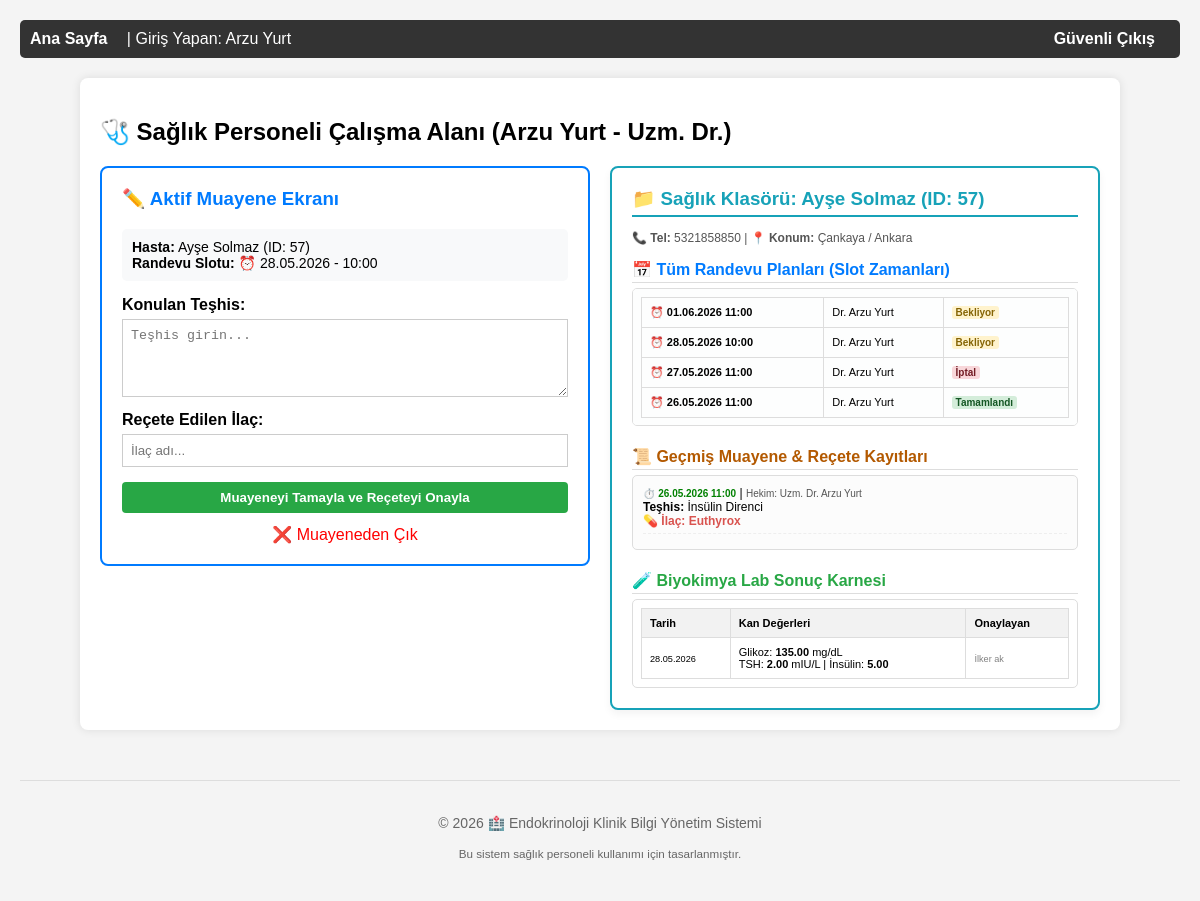
Screenshot of /doktor_hemsire.php?action=muayene&app_id=32 (signed in) with the database file from the repository.
### tables this page shows
CREATE TABLE `appointments` (
  `id` int(11) NOT NULL,
  `patient_id` int(11) DEFAULT NULL,
  `doctor_id` int(11) DEFAULT NULL,
  `appointment_date` datetime DEFAULT NULL,
  `status` enum('Bekliyor','Tamamlandı','İptal') DEFAULT 'Bekliyor'
);

CREATE TABLE `users` (
  `id` int(11) NOT NULL,
  `role_id` int(11) DEFAULT NULL,
  `username` varchar(50) DEFAULT NULL,
  `password` varchar(255) DEFAULT NULL,
  `full_name` varchar(100) DEFAULT NULL,
  `phone` varchar(20) DEFAULT NULL,
  `city` varchar(50) DEFAULT NULL,
  `district` varchar(50) DEFAULT NULL
);

CREATE TABLE `visits` (
  `id` int(11) NOT NULL,
  `patient_id` int(11) DEFAULT NULL,
  `doctor_id` int(11) DEFAULT NULL,
  `diagnosis` text DEFAULT NULL,
  `medication` varchar(255) DEFAULT NULL,
  `visit_date` datetime DEFAULT NULL
);

CREATE TABLE `lab_results` (
  `id` int(11) NOT NULL,
  `patient_id` int(11) DEFAULT NULL,
  `technician_id` int(11) DEFAULT NULL,
  `glucose` decimal(5,2) DEFAULT NULL,
  `tsh` decimal(5,2) DEFAULT NULL,
  `insulin` decimal(5,2) DEFAULT NULL,
  `test_date` timestamp NOT NULL DEFAULT current_timestamp()
);

### doktor_hemsire.php (the view, shortened to what this page needs)
<?php
include 'header.php';
require_once 'db.php';
$user_id = $_SESSION['user_id'];
$role_id = $_SESSION['role_id'];
$selected_patient_id = null;
$selected_app = null;
$patient_info = null;
$patient_history_visits = [];
$patient_history_labs = [];
$patient_history_apps = [];
if($role_id == 2 && isset($_GET['action']) && $_GET['action'] == 'muayene' && isset($_GET['app_id'])) {
    $stmt = $pdo->prepare("
        SELECT a.*, p.full_name as patient_name, p.phone as patient_phone, p.city as patient_city, p.district as patient_district
        FROM appointments a
        JOIN users p ON a.patient_id = p.id
        WHERE a.id = ? AND a.doctor_id = ? AND a.status = 'Bekliyor'
    ");
    $stmt->execute([$_GET['app_id'], $user_id]);
    $selected_app = $stmt->fetch(PDO::FETCH_ASSOC);
    if($selected_app) {
        $selected_patient_id = $selected_app['patient_id'];
        $patient_info = [
            'id' => $selected_app['patient_id'],
            'full_name' => $selected_app['patient_name'],
            'phone' => $selected_app['patient_phone'],
            'city' => $selected_app['patient_city'],
            'district' => $selected_app['patient_district']
        ];
    }
}
if($selected_patient_id) {
    $v_stmt = $pdo->prepare("SELECT v.*, d.full_name as doc_name FROM visits v JOIN users d ON v.doctor_id = d.id WHERE v.patient_id = ? ORDER BY v.visit_date DESC");
    $v_stmt->execute([$selected_patient_id]);
    $patient_history_visits = $v_stmt->fetchAll(PDO::FETCH_ASSOC);
    $l_stmt = $pdo->prepare("SELECT l.*, t.full_name as tech_name FROM lab_results l LEFT JOIN users t ON l.technician_id = t.id WHERE l.patient_id = ? ORDER BY l.test_date DESC");
    $l_stmt->execute([$selected_patient_id]);
    $patient_history_labs = $l_stmt->fetchAll(PDO::FETCH_ASSOC);
    $a_stmt = $pdo->prepare("SELECT a.*, d.full_name as doc_name FROM appointments a JOIN users d ON a.doctor_id = d.id WHERE a.patient_id = ? ORDER BY a.appointment_date DESC");
    $a_stmt->execute([$selected_patient_id]);
    $patient_history_apps = $a_stmt->fetchAll(PDO::FETCH_ASSOC);
}
?>
<div class="container">
    <h2>🩺 Sağlık Personeli Çalışma Alanı (<?php echo $_SESSION['full_name']; ?> - <?php echo $role_id == 2 ? 'Uzm. Dr.' : 'Hemşire'; ?>)</h2>
    <div class="grid">
        <div>
            <?php if($role_id == 2): ?>
                <?php if($selected_app): ?>
                    <div style="background: #fff; padding: 20px; border: 2px solid #007bff; border-radius: 8px;">
                        <h3 style="margin-top:0; color:#007bff;">✏️ Aktif Muayene Ekranı</h3>
                        <div style="background:#f8f9fa; padding:10px; border-radius:5px; margin-bottom:15px; font-size:14px;">
                            <strong>Hasta:</strong> <?php echo htmlspecialchars($patient_info['full_name']); ?> (ID: <?php echo $patient_info['id']; ?>)<br>
                            <strong>Randevu Slotu:</strong> ⏰ <?php echo date("d.m.Y - H:i", strtotime($selected_app['appointment_date'])); ?>
                        </div>
                        <form method="POST" action="doktor_hemsire.php">
                            <label><strong>Konulan Teşhis:</strong></label>
                            <textarea name="diagnosis" rows="4" required placeholder="Teşhis girin..." style="margin-bottom:10px;"></textarea>
                            <label><strong>Reçete Edilen İlaç:</strong></label>
                            <input type="text" name="medication" required placeholder="İlaç adı..." style="margin-bottom:15px;">
                            <button type="submit" name="complete_visit" class="btn btn-green" style="width:100%; font-weight:bold;">Muayeneyi Tamayla ve Reçeteyi Onayla</button>
                            <a href="doktor_hemsire.php" style="display:block; text-align:center; margin-top:12px; color:red; text-decoration:none;">❌ Muayeneden Çık</a>
                        </form>
                    </div>
                <?php endif; ?>
            <?php endif; ?>
        </div>
        <div>
            <?php if($selected_patient_id && $patient_info): ?>
                <div style="background: #fff; padding: 20px; border: 2px solid #17a2b8; border-radius: 8px; box-shadow: 0 4px 8px rgba(0,0,0,0.05);">
                    <h3 style="margin-top:0; color:#17a2b8; border-bottom:2px solid #17a2b8; padding-bottom:5px;">📁 Sağlık Klasörü: <?php echo htmlspecialchars($patient_info['full_name']); ?> (ID: <?php echo $patient_info['id']; ?>)</h3>
                    <p style="font-size:12px; color:#555; margin-top:-5px;">📞 <b>Tel:</b> <?php echo htmlspecialchars($patient_info['phone']); ?> | 📍 <b>Konum:</b> <?php echo htmlspecialchars($patient_info['district'] . " / " . $patient_info['city']); ?></p>
                    <h4 style="color:#007bff; margin-bottom:5px; margin-top:15px; border-bottom:1px solid #ddd; padding-bottom:3px;">📅 Tüm Randevu Planları (Slot Zamanları)</h4>
                    <div style="max-height: 120px; overflow-y: auto; background:#fdfefe; padding:8px; border-radius:5px; border:1px solid #ddd; margin-bottom:15px;">
                        <?php if(count($patient_history_apps) > 0): ?>
                            <table style="font-size:11px; margin:0;">
                                <?php foreach($patient_history_apps as $pha):
                                    $lbl = $pha['status'] == 'Bekliyor' ? 'background:#fff3cd; color:#856404;' : ($pha['status'] == 'Tamamlandı' ? 'background:#d4edda; color:#155724;' : 'background:#f8d7da; color:#721c24;');
                                ?>
                                    <tr>
                                        <td><b>⏰ <?php echo date("d.m.Y H:i", strtotime($pha['appointment_date'])); ?></b></td>
                                        <td>Dr. <?php echo htmlspecialchars($pha['doc_name']); ?></td>
                                        <td><span style="<?php echo $lbl; ?> padding:1px 4px; border-radius:3px; font-weight:bold; font-size:10px;"><?php echo $pha['status']; ?></span></td>
                                    </tr>
                                <?php endforeach; ?>
                            </table>
                        <?php else: ?>
                            <p style="font-size:12px; color:#888; margin:0;">Kayıtlı randevu planı yok.</p>
                        <?php endif; ?>
                    </div>
                    <h4 style="color:#b35900; margin-bottom:5px; border-bottom:1px solid #ddd; padding-bottom:3px;">📜 Geçmiş Muayene & Reçete Kayıtları</h4>
                    <div style="max-height: 150px; overflow-y: auto; background:#fcfcfc; padding:10px; border-radius:5px; border:1px solid #ddd; margin-bottom:15px;">
                        <?php if(count($patient_history_visits) > 0): ?>
                            <?php foreach($patient_history_visits as $phv): ?>
                                <div style="font-size:12px; border-bottom:1px dashed #eee; padding-bottom:5px; margin-bottom:5px;">
                                    <small style="color:green; font-weight:bold;">⏱️ <?php echo date("d.m.Y H:i", strtotime($phv['visit_date'])); ?></small> |
                                    <small style="color:#555;">Hekim: Uzm. Dr. <?php echo htmlspecialchars($phv['doc_name']); ?></small><br>
                                    <b>Teşhis:</b> <?php echo htmlspecialchars($phv['diagnosis']); ?><br>
                                    <span style="color:#d9534f; font-weight:bold;">💊 İlaç: <?php echo htmlspecialchars($phv['medication']); ?></span>
                                </div>
                            <?php endforeach; ?>
                        <?php else: ?>
                            <p style="font-size:12px; color:#888; margin:0;">Geçmiş vizit kaydı bulunamadı.</p>
                        <?php endif; ?>
                    </div>
                    <h4 style="color:#28a745; margin-bottom:5px; border-bottom:1px solid #ddd; padding-bottom:3px;">🧪 Biyokimya Lab Sonuç Karnesi</h4>
                    <div style="max-height: 150px; overflow-y: auto; background:#fff; padding:8px; border-radius:5px; border:1px solid #ddd;">
                        <?php if(count($patient_history_labs) > 0): ?>
                            <table style="font-size:11px; background:white; margin:0;">
                                <thead><tr><th>Tarih</th><th>Kan Değerleri</th><th>Onaylayan</th></tr></thead>
                                <tbody>
                                    <?php foreach($patient_history_labs as $phl): ?>
                                    <tr>
                                        <td><small><?php echo date("d.m.Y", strtotime($phl['test_date'])); ?></small></td>
                                        <td>
                                            Glikoz: <b><?php echo $phl['glucose']; ?></b> mg/dL<br>
                                            TSH: <b><?php echo $phl['tsh']; ?></b> mIU/L | İnsülin: <b><?php echo $phl['insulin']; ?></b>
                                        </td>
                                        <td><small style="color:gray;"><?php echo $phl['tech_name'] ? htmlspecialchars($phl['tech_name']) : 'Sistem'; ?></small></td>
                                    </tr>
                                    <?php endforeach; ?>
                                </tbody>
                            </table>
                        <?php else: ?>
                            <p style="font-size:12px; color:#888; margin:0;">Laboratuvar tahlil sonucu bulunamadı.</p>
                        <?php endif; ?>
                    </div>
                </div>
            <?php endif; ?>
        </div>
    </div>
</div>
<?php include 'footer.php'; ?>

### header.php (style rules this page uses)
body { font-family: sans-serif; background-color: #f4f4f4; margin: 0; padding: 20px; }
.container { background: white; padding: 20px; border-radius: 8px; box-shadow: 0 0 10px rgba(0,0,0,0.1); max-width: 1000px; margin: auto; }
table { width: 100%; border-collapse: collapse; margin-top: 10px; }
table, th, td { border: 1px solid #ddd; padding: 8px; text-align: left; }
th { background-color: #f2f2f2; }
.btn { padding: 8px 12px; text-decoration: none; border-radius: 4px; border: none; cursor: pointer; display: inline-block; }
.btn-green { background: #28a745; color: white; }
input, select, textarea { width: 100%; padding: 8px; margin: 5px 0 15px 0; border: 1px solid #ccc; box-sizing: border-box; }
.grid { display: grid; grid-template-columns: 1fr 1fr; gap: 20px; }

### rows the page displays
appointments: patient.full_name "Ayşe Solmaz", patient "57", appointment_date "28.05.2026 - 10:00", patient.phone "5321858850", patient.city "Çankaya / Ankara", appointment_date "28.05.2026 10:00", doctor.full_name "Arzu Yurt", status "Bekliyor"
appointments: appointment_date "01.06.2026 11:00", doctor.full_name "Arzu Yurt", status "Bekliyor"
appointments: appointment_date "27.05.2026 11:00", doctor.full_name "Arzu Yurt", status "İptal"
appointments: appointment_date "26.05.2026 11:00", doctor.full_name "Arzu Yurt", status "Tamamlandı"
visits: visit_date "26.05.2026 11:00", doctor.full_name "Arzu Yurt", diagnosis "İnsülin Direnci", medication "Euthyrox"
lab_results: test_date "28.05.2026", glucose "135.00", tsh "2.00", insulin "5.00", technician.full_name "İlker ak"

### other values shown
$_SESSION['full_name'] "Arzu Yurt"
